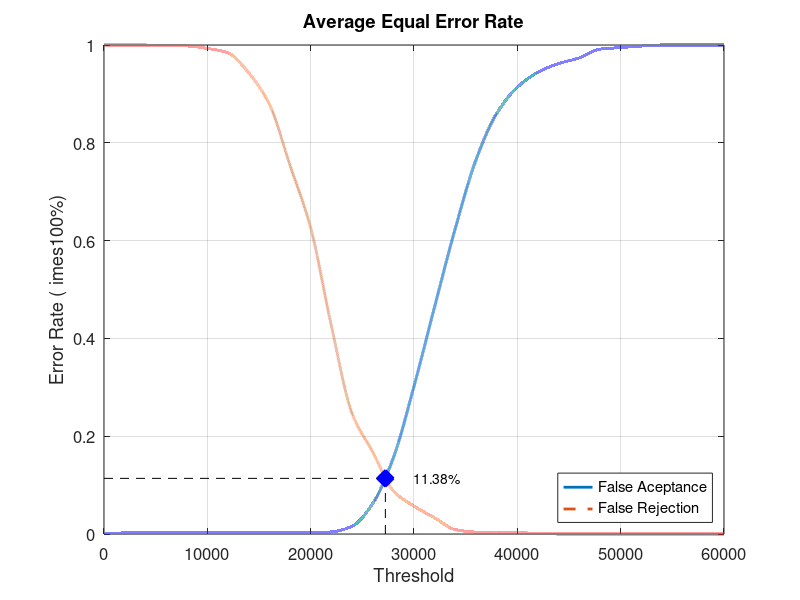
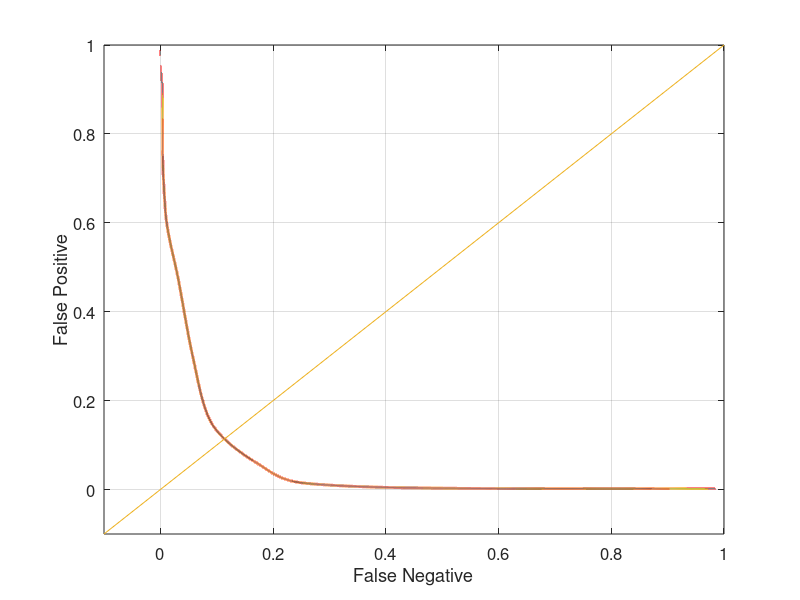

Recreate these plots in MATLAB, in order.
close all;
clear;
clc;
x = 0:2000:60000;
xq = 0:0.5:60000;

y0 = [0 0.00210526 0.00210526 0.00210526 0.00210526 0.00210526 0.00210526 0.00210526 0.00210526 0.00210526 0.00210526 0.00421053 0.0157895 0.0621053 0.155789 0.302105 0.465263 0.625263 0.765263 0.86 0.913684 0.944211 0.962105 0.973684 0.991579 0.994737 0.997895 1 1 1 1]
yy0 = interp1(x, y0, xq, 'pchip');
y1 = [1 1 1 0.998 0.998 0.993 0.984 0.943 0.879 0.754 0.626 0.426 0.247 0.168 0.088 0.057 0.033 0.009 0.004 0.004 0.003 0.001 0 0 0 0 0 0 0 0 0]
yy1 = interp1(x, y1, xq, 'pchip');

% Calculating EER: 
y2 = abs(y0 - y1);
find(y2 == min(y2))
yy2 = abs(yy0 - yy1);
xEER = find(yy2 == min(yy2));
xEERIndex = xq(xEER) % X-axis EER
yEER = yy0(xEER) % Y-axis EER

main = figure
plot(xq, yy0,'-','LineWidth', 2);	hold on
plot(xq, yy1,'--','LineWidth', 2);	hold on
plot([xEERIndex xEERIndex], [0 yEER], 'k--');	hold on
plot([0 xEERIndex], [yEER yEER], 'k--');	hold on
plot(xEERIndex, yEER, 'bx', 'LineWidth', 10);	hold on
text(xEERIndex + 10 * xEERIndex / 100, yEER, [num2str(round((10000 * yEER)) / 100) '%'])
legend('False Aceptance', 'False Rejection', 'Location', 'SouthEast')
xlabel('Threshold')
ylabel('Error Rate (	imes100%)')
title('Average Equal Error Rate')
set(gca, 'FontSize', 12)
axis([0 60000 0 1])
grid on

print(main, 'Database3AverageMain', '-dpng');
FNRxFPR = figure('Color', [1 1 1]);
plot(yy1, yy0, '-', yy1, yy0, 'LineWidth', 2);
hold on
y = -0.1:0.1:1
plot(y, y); 
set(gca, 'FontSize', 12)
xlabel('False Negative')
ylabel('False Positive')
axis([-0.1 1 -0.1 1])
set(gca, 'FontSize', 12)
grid on

print(FNRxFPR, 'Database3AverageFNRxFPR','-dpng');
